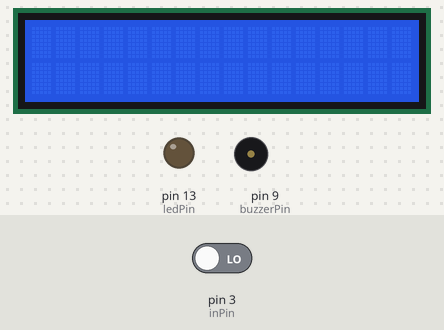
This sketch was run on a simulated Arduino Uno, built with avr-gcc and run on an emulated ATmega328P. Parts: 16×2 character LCD, output pins drawn as LEDs (lit = HIGH), buzzer (waves = sounding, pin HIGH). The test bench sets the inputs (shaded band); at power-on: pin 3 (inPin) LOW. What the sketch prints to the serial monitor is not drawn.

Above: at 1.2 s.
1.3 s: pin 3 (inPin) driven HIGH
At 3.3 s:
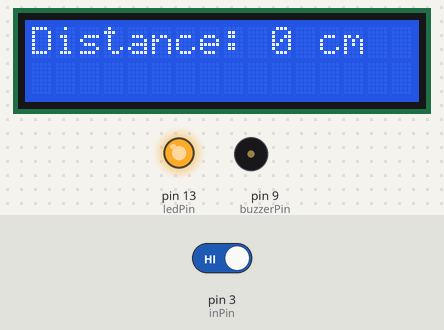
3.6 s: pin 3 (inPin) driven LOW
At 4.9 s:
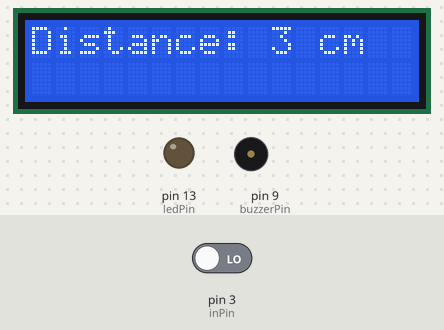
Timing chart, 0 to 6.6 s (numbered marks = the images above; inputs shaded):
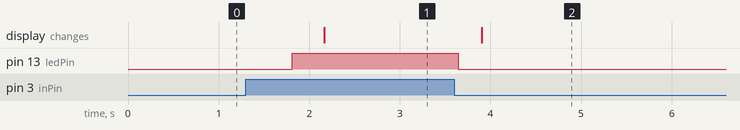

Measured:
- after the input at 1.3 s, pin 13 (ledPin): LOW → HIGH after 0.51 s; the display: changes after 0.87 s (image 1)
- after the input at 3.6 s, pin 13 (ledPin): HIGH → LOW after 0.05 s; the display: changes after 0.30 s (image 2)

The sketch:

lcd_test.ino
```cpp
#include <LiquidCrystal.h>
const int c = 261;
const int d = 294;
const int e = 329;
const int f = 349;
const int g = 391;
const int gS = 415;
const int a = 440;
const int aS = 455;
const int b = 466;
const int cH = 523;
const int cSH = 554;
const int dH = 587;
const int dSH = 622;
const int eH = 659;
const int fH = 698;
const int fSH = 740;
const int gH = 784;
const int gSH = 830;
const int aH = 880;

const int buzzerPin = 9;


int counter = 0;


LiquidCrystal lcd(8,2,4,5,6,7);
const int inPin = 3;
const int ledPin = 13;

int runningSum;
String receivedPacket;
int currBit = 0;

void setup() {
  lcd.begin(16,2);
  // put your setup code here, to run once:
  Serial.begin(9600);
  pinMode(ledPin, OUTPUT);
  pinMode(inPin, INPUT);
  pinMode(buzzerPin, OUTPUT);
}

void loop() {
  currBit = digitalRead(inPin);
  if (currBit == HIGH) {
    int runningSum = 0;
    receivedPacket = "";
    delay(510);
    for (int i = 0; i < 7; i++) {
      currBit = digitalRead(inPin);
      runningSum = runningSum + (currBit * pow(2, i));
      if (currBit == HIGH) {
        digitalWrite(ledPin, HIGH);
      } else {
        digitalWrite(ledPin, LOW);
      }
      receivedPacket = currBit + receivedPacket;
      delay(50);
    }

    if (runningSum > 75) {
      runningSum = 0;
    }

    updateLCD(runningSum);
    if (runningSum < 5){
        //Play first section
//  firstSection();
//
//  //Play second section
//  secondSection();
//
//  //Variant 1
//  beep(f, 250);
//  beep(gS, 500);
//  beep(f, 350);
//  beep(a, 125);
//  beep(cH, 500);
//  beep(a, 375);
//  beep(cH, 125);
//  beep(eH, 650);
//
//  delay(500);
//
//  //Repeat second section
//  secondSection();
//
//  //Variant 2
//  beep(f, 250);
//  beep(gS, 500);
//  beep(f, 375);
//  beep(cH, 125);
//  beep(a, 500);
//  beep(f, 375);
//  beep(cH, 125);
//  beep(a, 650);
//
//  delay(650);
//
//
      }
    Serial.println(runningSum);
  }

}

void updateLCD(int runningSum) {
  lcd.clear();
  lcd.setCursor(0,0); // Sets the location at which subsequent text written to the LCD will be displayed
  lcd.print("Distance: "); // Prints string "Distance" on the LCD
  lcd.print(runningSum); // Prints the distance value from the sensor
  lcd.print(" cm");
}

void beep(int note, int duration)
{
  //Play tone on buzzerPin
  tone(buzzerPin, note, duration);

  //Play different LED depending on value of 'counter'
  if(counter % 2 == 0)
  {

    delay(duration);

  }else
  {

    delay(duration);

  }

  //Stop tone on buzzerPin
  noTone(buzzerPin);

  delay(50);

  //Increment counter
  counter++;
}

void firstSection()
{
  beep(a, 500);
  beep(a, 500);
  beep(a, 500);
  beep(f, 350);
  beep(cH, 150);
  beep(a, 500);
  beep(f, 350);
  beep(cH, 150);
  beep(a, 650);

  delay(500);

  beep(eH, 500);
  beep(eH, 500);
  beep(eH, 500);
  beep(fH, 350);
  beep(cH, 150);
  beep(gS, 500);
  beep(f, 350);
  beep(cH, 150);
  beep(a, 650);

  delay(500);
}

void secondSection()
{
  beep(aH, 500);
  beep(a, 300);
  beep(a, 150);
  beep(aH, 500);
  beep(gSH, 325);
  beep(gH, 175);
  beep(fSH, 125);
  beep(fH, 125);
  beep(fSH, 250);

  delay(325);

  beep(aS, 250);
  beep(dSH, 500);
  beep(dH, 325);
  beep(cSH, 175);
  beep(cH, 125);
  beep(b, 125);
  beep(cH, 250);

  delay(350);
}
```
